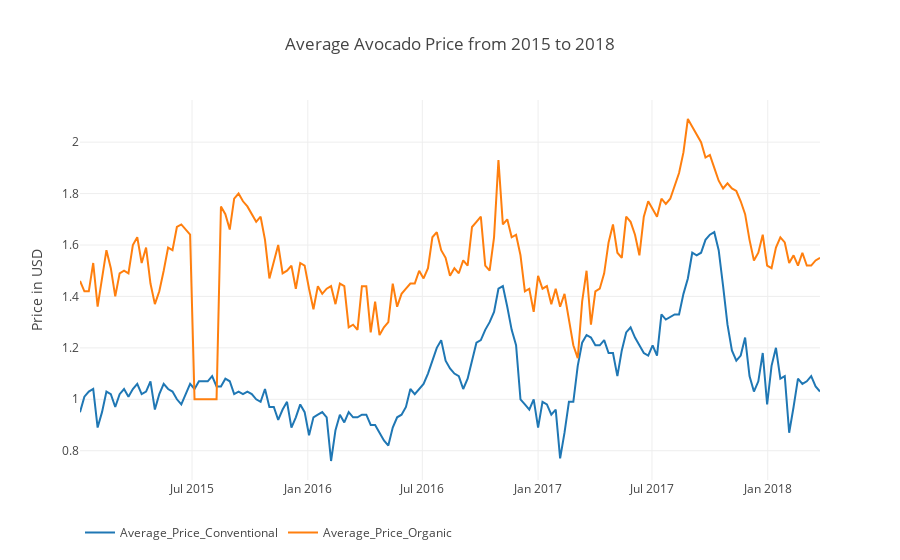

Here is the notebook cell this chart was saved with:
### Code cell
df_scatter(df_total_merge, 'Average Avocado Price from 2015 to 2018', y_axis_label='Price in USD')

### Figure 1 — Plotly figure (JSON) as saved in the notebook; plotly's stock layout.template omitted (floating-point values rounded to 4 significant figures; data arrays with more than 128 entries replaced by an {"elided": "..."} marker saying what was removed)
{"data": [{"name": "Average_Price_Conventional", "type": "scatter", "uid": "8ecad2a5-018d-47ce-94ac-3ddf8be26cda", "x": {"elided": "169 str values"}, "y": {"elided": "169 float values"}}, {"name": "Average_Price_Organic", "type": "scatter", "uid": "558062a4-2f40-429a-8ffd-26cef0fecd81", "x": {"elided": "169 str values"}, "y": {"elided": "169 float values"}}], "layout": {"legend": {"orientation": "h"}, "title": {"text": "Average Avocado Price from 2015 to 2018"}, "xaxis": {"type": "date"}, "yaxis": {"showticklabels": true, "title": {"text": "Price in USD"}, "type": "linear"}}}
